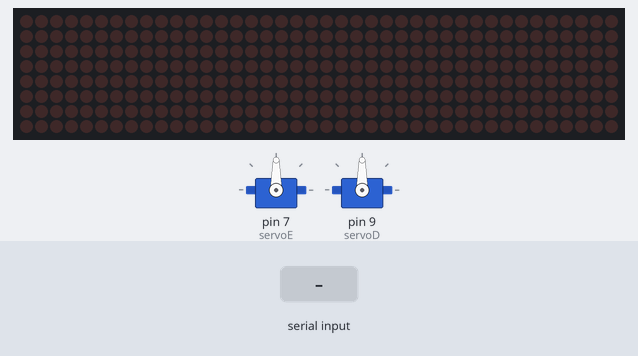
Bench run of a sketch on a simulated Arduino Uno, built with avr-gcc and run on an emulated ATmega328P. Shown: 2 × servo, 40×8 LED matrix. The test bench sets the inputs (shaded band).

Above: at 1.2 s.
1.3 s: "0" received over Serial
At 1.9 s:
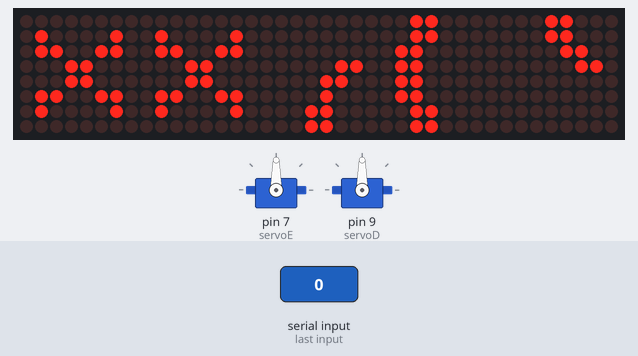
2.9 s: "1" received over Serial
At 4.2 s:
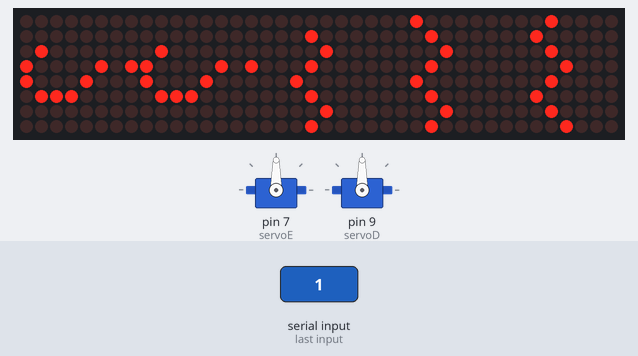
4.5 s: "2" received over Serial
At 5.7 s:
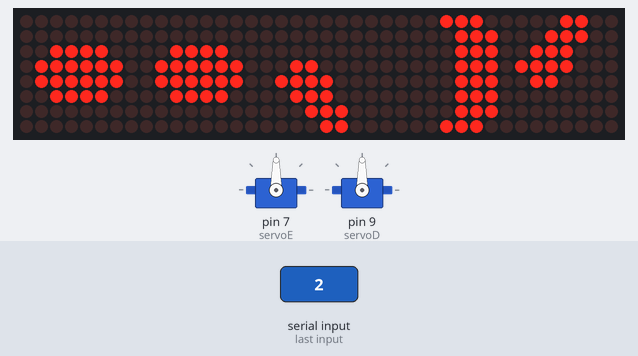
6.1 s: "3" received over Serial
At 6.8 s:
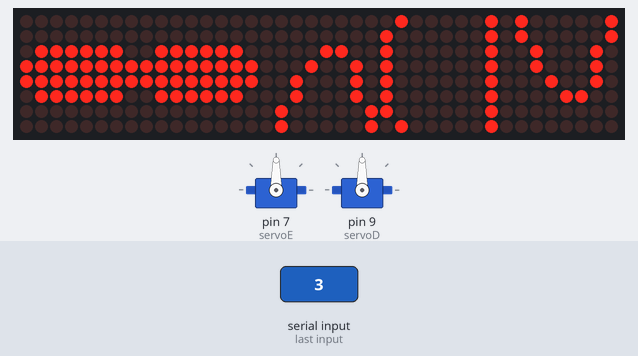
7.7 s: "4" received over Serial
At 9.0 s:
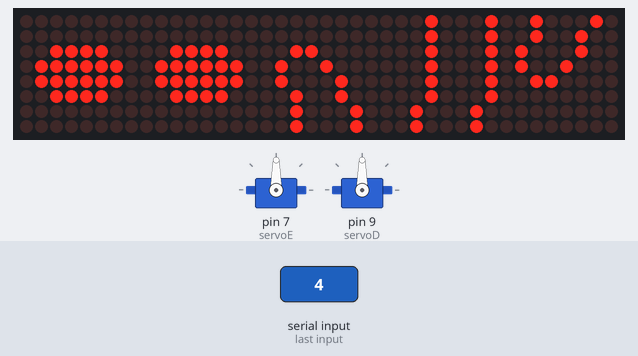
9.3 s: "5" received over Serial
At 10.5 s:
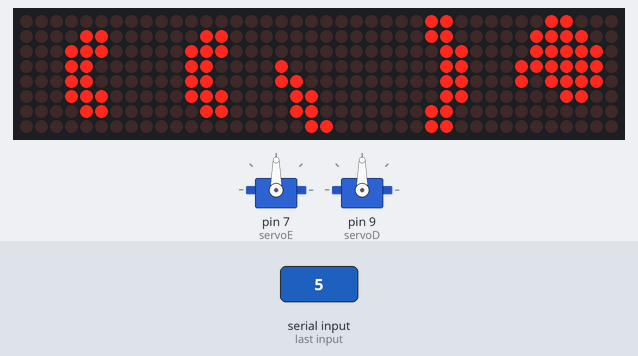
Timing chart, 0 to 11.9 s (numbered marks = the images above; inputs shaded):
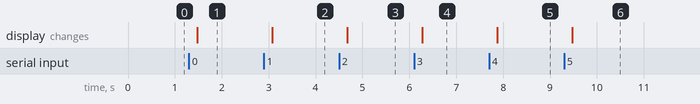

The sketch:

face_braco_bluetooth.ino
```cpp
#include "LedControl.h"
#include <Servo.h>

//Pinos 12 (DIN), 11 (CLK), 10 (CS)
//Ultimo parametro do construtor eh a quantidade de displays a serem controlados
LedControl lc = LedControl(12,11,10,5);

// Braço Esquerdo
Servo servoE;

// Braço Direito
Servo servoD;

unsigned long tempo = 1500;

byte olho_x[8] = { B00000000,
                   B01100110,
                   B00100100,
                   B00011000,
                   B00011000,
                   B00100100,
                   B01100110,
                   B00000000};

byte olho_int[8] = {B00011000,
                    B00100100,
                    B00000100,
                    B00000100,
                    B00001000,
                    B00010000,
                    B00000000,
                    B00010000};

byte olho_neutro[8] = {B00000000,
                       B00011000,
                       B00111100,
                       B00111100,
                       B00111100,
                       B00111100,
                       B00011000,
                       B00000000};

byte olho_arregalado[8] = {B00011000,
                           B00111100,
                           B00111100,
                           B00111100,
                           B00111100,
                           B00111100,
                           B00111100,
                           B00011000};

byte olho_fechado[8] = {B00000000,
                        B00000000,
                        B00000000,
                        B00111100,
                        B01111110,
                        B01100110,
                        B00000000,
                        B00000000};

byte boca_alegre[24] = { B00000000,
                         B00001000,
                         B00011100,
                         B00011110,
                         B00001111,
                         B00000011,
                         B00000000,
                         B00000000,
                         // parte1
                         B00000000,
                         B00000000,
                         B00000000,
                         B00000000,
                         B10000001,
                         B11111111,
                         B11111111,
                         B01111110,
                         // parte2
                         B00000000,
                         B00010000,
                         B00111000,
                         B01111000,
                         B11110000,
                         B11000000,
                         B00000000,
                         B00000000 };

byte boca_triste[24] = { B00000000,
                         B00000000,
                         B00000000,
                         B00000011,
                         B00001111,
                         B00011000,
                         B00010000,
                         B00000000,
                         // parte1
                         B00000000,
                         B00111100,
                         B11111111,
                         B11000011,
                         B00000000,
                         B00000000,
                         B00000000,
                         B00000000,
                         // parte2
                         B00000000,
                         B00000000,
                         B00000000,
                         B11000000,
                         B11100000,
                         B00110000,
                         B00010000,
                         B00000000 };

byte aberta_triste[24] = { B00000000,
                           B00000011,
                           B00001100,
                           B00010000,
                           B00100000,
                           B00100000,
                           B00011100,
                           B00000011,
                         // parte1
                         B01111110,
                         B10000001,
                         B00000000,
                         B00000000,
                         B00000000,
                         B00000000,
                         B00000000,
                         B11111111,
                         // parte2
                         B00000000,
                         B11000000,
                         B00110000,
                         B00001000,
                         B00000100,
                         B00000100,
                         B00111000,
                         B11000000 };

byte aberta_alegre[24] = { B00000000,
                           B00011000,
                           B00100111,
                           B00100000,
                           B00010000,
                           B00001100,
                           B00000011,
                           B00000000,
                         // parte1
                         B00000000,
                         B00000000,
                         B00000011,
                         B11111100,
                         B00000000,
                         B00000000,
                         B00000011,
                         B11111100,
                         // parte2
                         B00000000,
                         B00110000,
                         B11001000,
                         B00001000,
                         B00010000,
                         B01100000,
                         B10000000,
                         B00000000 };

byte boca_nojo[24] = { B00000000,
                       B00000000,
                       B00001000,
                       B01010101,
                       B00100010,
                       B00000000,
                       B00000000,
                       B00000000,
                         // parte1
                         B00000000,
                         B00000000,
                         B10001000,
                         B01010101,
                         B00100010,
                         B00000000,
                         B00000000,
                         B00000000,
                         // parte2
                         B00000000,
                         B00000000,
                         B01000100,
                         B10101010,
                         B00010001,
                         B00000000,
                         B00000000,
                         B00000000 };

byte boca_lingua[24] = { B00000000,
                         B00011000,
                         B00001110,
                         B00000111,
                         B00000001,
                         B00000000,
                         B00000000,
                         B00000000,
                         // parte1
                         B00000000,
                         B00000000,
                         B00000000,
                         B11000011,
                         B11111111,
                         B00111100,
                         B00000000,
                         B00000000,
                         // parte2
                         B00000000,
                         B00011000,
                         B01110000,
                         B11111000,
                         B11111100,
                         B01111100,
                         B00111000,
                         B00000000 };

void setup() {
  lc.shutdown(0,false);
  lc.setIntensity(0,1);
  lc.clearDisplay(0);
  lc.shutdown(1,false);
  lc.setIntensity(1,1);
  lc.clearDisplay(1);
  lc.shutdown(2,false);
  lc.setIntensity(2,1);
  lc.clearDisplay(2);
  lc.shutdown(3,false);
  lc.setIntensity(3,1);
  lc.clearDisplay(3);
  lc.shutdown(4,false);
  lc.setIntensity(4,1);
  lc.clearDisplay(4);

  // Define o braço esquerdo para porta 7
  servoE.attach(7);

  // Definie o braço direiro para porta 9
  servoD.attach(9);

  // Inicia o Serial para receber os dados via bluetooh
  Serial.begin(9600);
}

void display_olhos(byte olhos[]) {
  for(int i=0;i<8;i++) {
   lc.setColumn(0,i,olhos[i]);
   lc.setColumn(1,i,olhos[i]);
  }
}

void display_boca(byte boca[]) {
  for(int i=0;i<8;i++) {
    lc.setColumn(2,i,boca[i]);
    lc.setColumn(3,i,boca[i+8]);
    lc.setColumn(4,i,boca[i+16]);
  }
}

void loop() {

  char serial = Serial.read();


  // Triste
  if ( serial == '0' ) {
    display_olhos(olho_x);
    display_boca(boca_triste);
  }

  // Duvida
  if ( serial == '1' ) {
    display_olhos(olho_int);
    display_boca(boca_nojo);
  }

  // Alegre
  if ( serial == '2' ) {
    display_olhos(olho_neutro);
    display_boca(boca_alegre);
  }

  // Susto
  if ( serial == '3' ) {
    display_olhos(olho_arregalado);
    display_boca(aberta_triste);
  }

  // Feliz boca aberta
  if ( serial == '4' ) {
    display_olhos(olho_neutro);
    display_boca(aberta_alegre);
  }

  // Mostrar lingua
  if ( serial == '5' ) {
    display_olhos(olho_fechado);
    display_boca(boca_lingua);
  }

  /*  Ações dos braços */
  //Dois braços para baixo
  if ( serial == '6' ) {
    servoE.write(0);
    servoD.write(0);
  }

  //Braço Esquerdo para cima
  if ( serial == '7' ) {
    servoE.write(160);
  }

  //Braço Direito para cima
  if ( serial == '8' ) {
    servoD.write(160);
  }

  //Dois braços para cima
  if ( serial == '9' ) {
    servoE.write(160);
    servoD.write(160);
  }

  //Braço esquerto reto
  if ( serial == 'A' ) {
    servoE.write(90);
  }

  //Braço direito reto
  if ( serial == 'B' ) {
    servoD.write(90);
  }

}
```

Measured:
- after the input at 1.3 s, the display: changes after 0.18 s (image 1)
- after the input at 2.9 s, the display: changes after 0.18 s (image 2)
- after the input at 4.5 s, the display: changes after 0.18 s (image 3)
- after the input at 6.1 s, the display: changes after 0.18 s (image 4)
- after the input at 7.7 s, the display: changes after 0.18 s (image 5)
- after the input at 9.3 s, the display: changes after 0.18 s (image 6)
